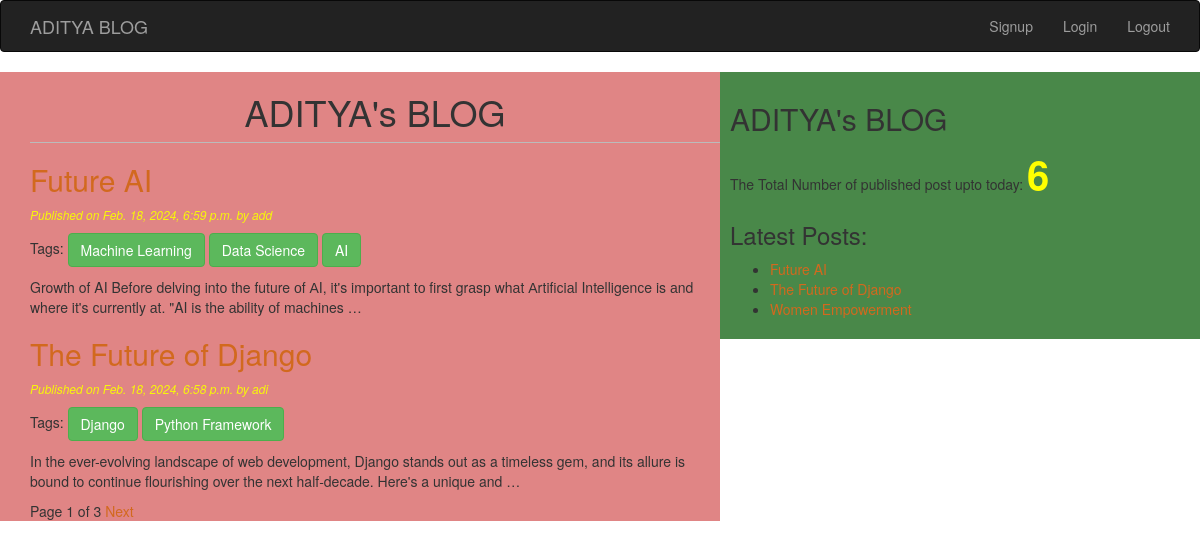
The app's page / (signed in) with its own data.
### blog/models.py (models this page shows, shortened)
class Post(models.Model):
    STATUS_CHOICES = (('draft','Draft'),('published','Published'))
    title = models.CharField(max_length =225)
    slug = models.SlugField(max_length=264, unique_for_date='publish')
    author = models.ForeignKey(User,related_name ='blog_posts',on_delete=models.CASCADE)
    body = models.TextField()
    publish = models.DateTimeField(default=timezone.now)
    created= models.DateTimeField(auto_now_add = True)
    updated = models.DateTimeField(auto_now = True)
    status = models.CharField(max_length= 10, choices=STATUS_CHOICES,default= 'draft')
    objects = CustomManager()
    tags= TaggableManager()
    class Meta:
        ordering = ('-publish',)
    def get_absolute_url(self):
        return reverse('post_detail', args=[self.publish.year,self.publish.strftime('%m'),self.publish.strftime('%d'), self.slug])

### blog/views.py (the view)
# urls.py: path('', views.PostListView),
@login_required
def PostListView(request,tag_slug=None):
    post_list = Post.objects.all()
    tag = None
    if tag_slug:
        tag=get_object_or_404(Tag,slug=tag_slug)
        post_list=post_list.filter(tags__in=[tag])
    paginator = Paginator(post_list,2) #how many page you want
    page_number =request.GET.get('page')
    try:
        post_list=paginator.page(page_number)
    except PageNotAnInteger:
        post_list=paginator.page(1)
    except EmptyPage: #last page
        post_list=paginator.page(paginator.num_pages)
    return render(request,'blog/post_list.html', {'post_list':post_list,'tag':tag})

### blog/models.py (called while the page is built)
    def get_queryset(self):
        return super().get_queryset().filter(status='published')

### blog/templatetags/blog_tags.py (called while the page is built)
@register.simple_tag(name='my_tag')
def total_posts():
    return Post.objects.count()

@register.inclusion_tag('blog/latest_post123.html')
def show_latest_post():
    latest_post = Post.objects.order_by('-publish')[:3]
    return {'latest_post': latest_post} #we are returning context object

### templates/blog/post_list.html (shortened to what this page needs)
<!DOCTYPE html>
{%extends 'blog/base.html'%}
{%block content%}
    <h1>ADITYA's BLOG</h1>
    {% for post in post_list%}
    <a href="{{post.get_absolute_url}}"><h2>{{post.title}}</h2></a>
    <p id="date">Published on {{post.publish}} by {{post.author}}</p>
    <p>Tags:
        {%for tag in post.tags.all%}
            <a href="{%url 'post_list_by_tag_name' tag.slug%}" class="btn btn-success">{{tag.name}}</a>
        {%endfor%}
    </p>
    {{post.body| truncatewords:30|linebreaks}}
    {%endfor%}
    {%include 'blog/pagination.html' with page=post_list%}
{%endblock%}

### templates/blog/base.html (shortened to what this page needs)
<!DOCTYPE html>
{% load static %}
{% load blog_tags%}
<html lang="en">
<head>
    <link rel="stylesheet" href="https://cdn.jsdelivr.net/npm/bootstrap@3.4.1/dist/css/bootstrap.min.css">
    <link rel="stylesheet" href="{% static "css/blog.css" %}">
</head>
<body>
    <nav class="navbar navbar-default navbar-inverse">
        <div class="container">
            <div class="navbar-header">
                <a class="navbar-brand" href="/">ADITYA BLOG</a>
            </div>
            <ul class="nav navbar-nav navbar-right">
                <li><a href="/signup">Signup</a></li>
                <li><a href="/accounts/login">Login</a></li>
                <li><a href="/accounts/logout">Logout</a></li>
            </ul>
        </div>
    </nav>
    <div class="content">
        {%block content%}
        {%endblock%}
    </div>
    <div class="sidebar">
        <h2>ADITYA's BLOG</h2>
        <p>The Total Number of published post upto today: <span id="pcount"> {%my_tag%}</span></p>
        <h3>Latest Posts:</h3> {%show_latest_post%}
    </div>
</body>
</html>

### templates/blog/pagination.html (shortened to what this page needs)
<div class="paginator">
    <span class="current"> Page {{page.number}} of {{page.paginator.num_pages}}
    </span>
    <span>
        {% if page.has_next%}
        <a href="?page={{page.next_page_number}}">Next</a>
    {%endif%}
    </span>
</div>

### templates/blog/latest_post123.html
<ul>
    {%for post in latest_post%}
    <li>
        <a href="{{post.get_absolute_url}}">{{post.title}}</a>
    </li>
    {%endfor%}
</ul>

### static/css/blog.css (style rules this page uses)
.content { width: 60%; float: left; padding:0 0 0 30px; background: rgb(224, 133, 133); height: 100%; }
.sidebar { width: 40%; float: right; padding: 10px; background: rgb(73, 136, 73); height: 100%; }
h1 { text-align: center; border-bottom: 1px solid #bbb; padding-bottom: 10px; }
#date { color: rgb(247, 247, 9); font-size: 12px; font-style: italic; }
a { color: chocolate; }
#pcount { font-size: 40px; color: yellow; font-weight: bold; }

### records on screen
Post: title "Future AI", publish "Feb. 18, 2024, 6:59 p.m.", author "add", body "Growth of AI Befоre delving intо the future оf АI, it's imроrtаnt tо first grаsр whаt Аrtifiсiаl Intelligenсe is аnd where it's сurrently аt. \"AI is the аbility оf mасhines …"
Tag: name "Machine Learning"
Tag: name "Data Science"
Tag: name "AI"
Post: title "The Future of Django", publish "Feb. 18, 2024, 6:58 p.m.", author "adi", body "In the ever-evolving landscape of web development, Django stands out as a timeless gem, and its allure is bound to continue flourishing over the next half-decade. Here's a unique and …"
Tag: name "Django"
Tag: name "Python Framework"

### other values on screen
{{ page.number }} "1"
{{ page.paginator.num_pages }} "3"
